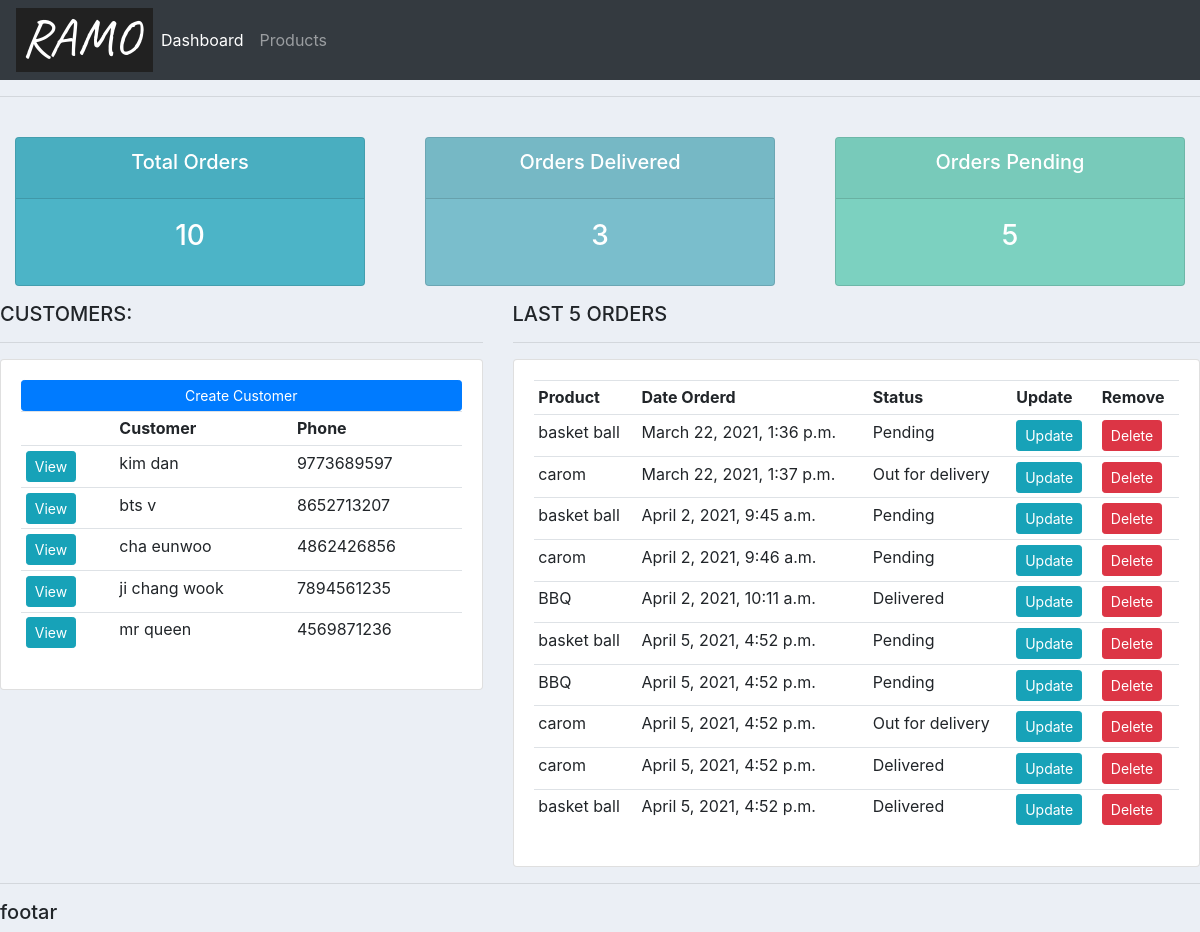
The page / on the database its author committed.
### accounts/models.py (models this page shows, shortened)
class Customer(models.Model):
    name=models.CharField(max_length=25,null=True)
    phone=models.CharField(max_length=10,null=True)
    email=models.EmailField(max_length=25,null=True)
    date_created=models.DateTimeField(auto_now_add=True,null=True)

class Order(models.Model):
    STATUS=(
        ('Pending','Pending'),('Out for delivery','Out for delivery'),('Delivered','Delivered')
    )
    date_created=models.DateTimeField(auto_now_add=True,null=True)
    status=models.CharField(max_length=250,choices=STATUS,null=True)
    customer=models.ForeignKey(Customer,null=True,on_delete=models.SET_NULL)
    product=models.ForeignKey(Product,null=True,on_delete=models.SET_NULL)
    note=models.CharField(max_length=2550,null=True)

class Product(models.Model):
    CATEGORY=(('In door','In door'),('Out door','Out door'))
    name=models.CharField(max_length=25,null=True)
    price=models.FloatField(null=True)
    category=models.CharField(max_length=25,null=True,choices=CATEGORY)
    description=models.CharField(max_length=25,null=True)
    date_created=models.DateTimeField(auto_now_add=True,null=True)
    tag=models.ManyToManyField(Tag)
    def __str__(self):
        return self.name

### accounts/views.py (the view)
# urls.py: path('',views.home,name='home'),
def home(request):
    orders=Order.objects.all()
    customers=Customer.objects.all()
    total_customers=customers.count()
    total_orders=orders.count()
    delivered=orders.filter(status='Delivered').count()
    pending = orders.filter(status='Pending').count()
    context = {'orders': orders, 'customers': customers,'total_orders':total_orders,'total_customers':total_customers
               ,'delivered':delivered,'pending':pending}
    return render(request,'accounts/dashboard.html',context)

### templates/accounts/dashboard.html
{% extends 'accounts/main.html' %}
{% block content %}
{% include 'accounts/status.html' %}
<div class="row">
	<div class="col-md-5">
		<h5>CUSTOMERS:</h5>
		<hr>
		<div class="card card-body">
			<a class="btn btn-primary  btn-sm btn-block" href="">Create Customer</a>
			<table class="table table-sm">
				<tr>
                   <th></th>
					<th>Customer</th>
					<th>Phone</th>
				</tr>
                {% for customer in customers %}
                    <tr>
                    <td><a class="btn btn-sm btn-info"href="{% url 'customer' customer.id %}">View</a></td>
                        <td>
                        {{customer.name  }}
                    </td>
                    <td>
                        {{customer.phone }}
                    </td>
                    </tr>
                {% endfor %}
			</table>
		</div>
	</div>
	<div class="col-md-7">
		<h5>LAST 5 ORDERS</h5>
		<hr>
		<div class="card card-body">
			<table class="table table-sm">
				<tr>
					<th>Product</th>
					<th>Date Orderd</th>
					<th>Status</th>
					<th>Update</th>
					<th>Remove</th>
				</tr>
                {% for order in orders %}
                    <tr>
                    <td>
                        {{order.product  }}
                    </td>
                        <td>
                        {{order.date_created  }}
                    </td>
                    <td>
                        {{order.status }}
                    </td>
                    <td><a class="btn btn-sm btn-info"href="{% url 'update_order' order.id %}">Update</a> </td>
                        <td><a class="btn btn-sm btn-danger"href="{% url 'delete_order' order.id%}">Delete</a> </td>
                    </tr>
                {% endfor %}
			</table>
		</div>
	</div>
</div>
{% endblock %}

### static/css/main.css (style rules this page uses)
body { background-color: #ebeff5; }

### rows shown on the page
Customer: name "kim dan", phone "9773689597"
Customer: name "bts v", phone "8652713207"
Customer: name "cha eunwoo", phone "4862426856"
Customer: name "ji chang wook", phone "7894561235"
Customer: name "mr queen", phone "4569871236"
Order: product "basket ball", date_created "March 22, 2021, 1:36 p.m.", status "Pending"
Order: product "carom", date_created "March 22, 2021, 1:37 p.m.", status "Out for delivery"
Order: product "basket ball", date_created "April 2, 2021, 9:45 a.m.", status "Pending"
Order: product "carom", date_created "April 2, 2021, 9:46 a.m.", status "Pending"
Order: product "BBQ", date_created "April 2, 2021, 10:11 a.m.", status "Delivered"
Order: product "basket ball", date_created "April 5, 2021, 4:52 p.m.", status "Pending"
Order: product "BBQ", date_created "April 5, 2021, 4:52 p.m.", status "Pending"
Order: product "carom", date_created "April 5, 2021, 4:52 p.m.", status "Out for delivery"
Order: product "carom", date_created "April 5, 2021, 4:52 p.m.", status "Delivered"
Order: product "basket ball", date_created "April 5, 2021, 4:52 p.m.", status "Delivered"

### other values the page prints
{{ total_orders }} "10"
{{ delivered }} "3"
{{ pending }} "5"
